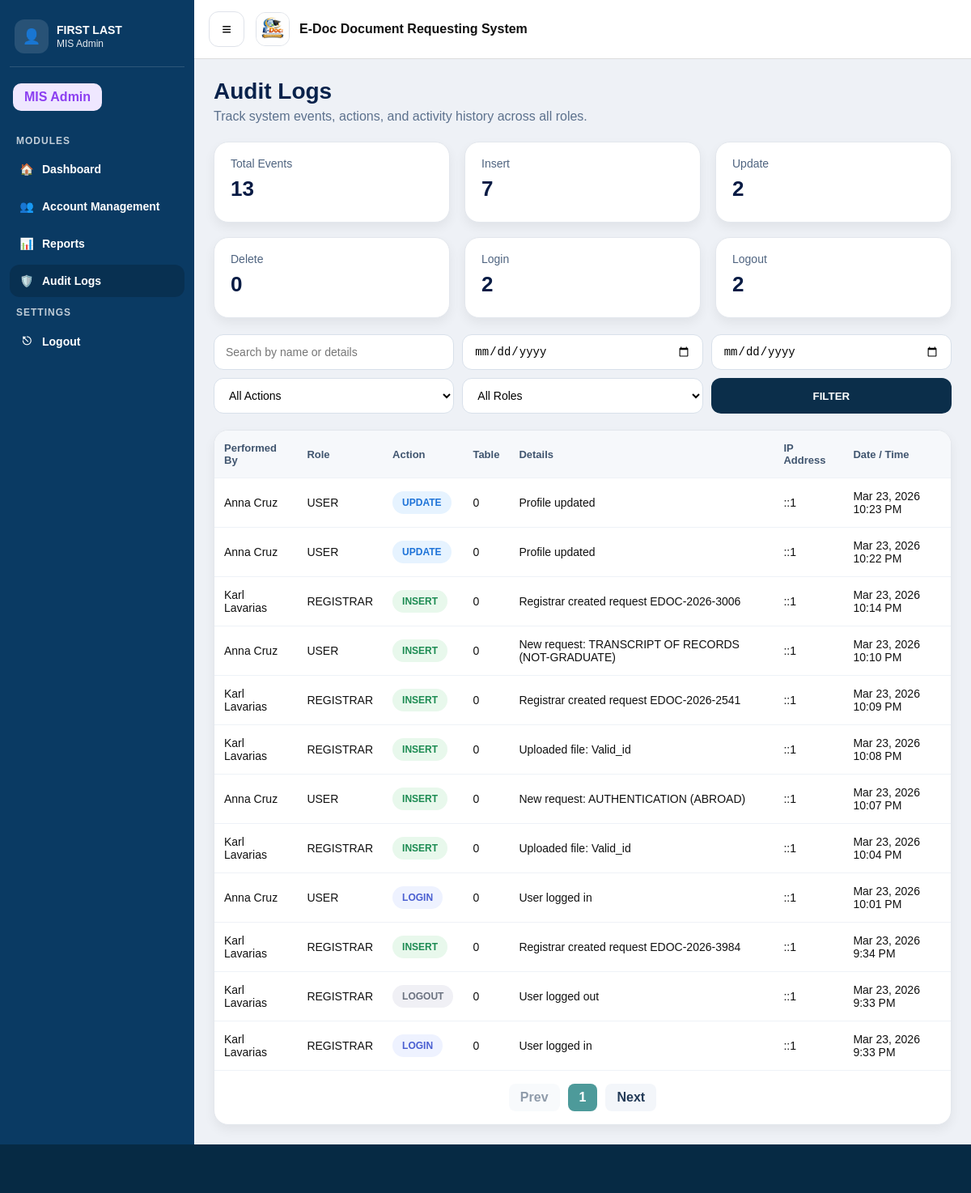
Screenshot of /mis/audit_logs.php (signed in) with the database file from the repository.
### tables this page shows
CREATE TABLE `users` (
  `id` int(11) NOT NULL,
  `first_name` varchar(50) NOT NULL,
  `middle_name` varchar(50) DEFAULT NULL,
  `last_name` varchar(50) NOT NULL,
  `suffix` varchar(20) DEFAULT NULL,
  `student_id` varchar(50) DEFAULT NULL,
  `full_name` varchar(100) NOT NULL,
  `email` varchar(100) NOT NULL,
  `password` varchar(255) NOT NULL,
  `role` enum('USER','REGISTRAR','MIS') DEFAULT 'USER',
  `created_at` timestamp NOT NULL DEFAULT current_timestamp(),
  `gender` varchar(10) DEFAULT NULL,
  `address` varchar(255) DEFAULT NULL,
  `contact_number` varchar(30) DEFAULT NULL,
  `course` varchar(80) DEFAULT NULL,
  `major` varchar(80) DEFAULT NULL,
  `year_graduated` varchar(10) DEFAULT NULL,
  `verification_status` enum('PENDING','VERIFIED','REJECTED') DEFAULT 'PENDING',
  `id_front_path` varchar(255) DEFAULT NULL,
  `id_back_path` varchar(255) DEFAULT NULL,
  `face_path` varchar(255) DEFAULT NULL
);

CREATE TABLE `audit_logs` (
  `id` int(11) NOT NULL,
  `user_id` int(11) DEFAULT NULL COMMENT 'FK to users.id — NULL for unauthenticated actions (signup)',
  `action` varchar(10) NOT NULL COMMENT 'INSERT, UPDATE, DELETE, LOGIN, LOGOUT',
  `table_name` varchar(50) NOT NULL COMMENT 'The database table affected',
  `record_id` int(11) DEFAULT NULL COMMENT 'PK of the affected row — NULL for login/logout',
  `details` text DEFAULT NULL COMMENT 'Human-readable context about the action',
  `ip_address` varchar(45) DEFAULT NULL COMMENT 'Client IP address (supports IPv6)',
  `created_at` timestamp NOT NULL DEFAULT current_timestamp()
);

### includes/helpers.php (called while the page is built, shortened)
<?php
function h(?string $s): string {
    return htmlspecialchars((string)($s ?? ""), ENT_QUOTES, "UTF-8");
}

### mis/audit_logs.php (the view, shortened to what this page needs)
<?php
require_once __DIR__ . "/../includes/helpers.php";
$misId = (int)$_SESSION["user_id"];
$misName = "MIS Admin";
$me = $conn->prepare("SELECT first_name, last_name FROM users WHERE id=? LIMIT 1");
$me->bind_param("i", $misId);
$me->execute();
$mr = $me->get_result()->fetch_assoc();
if ($mr) {
  $misName = trim(($mr["first_name"] ?? "") . " " . ($mr["last_name"] ?? ""));
}
$q            = trim($_GET["q"] ?? "");
$dateFrom     = trim($_GET["date_from"] ?? "");
$dateTo       = trim($_GET["date_to"] ?? "");
$where  = " WHERE 1=1 ";
$params = [];
$types  = "";
function getAuditCount(mysqli $conn, string $where, string $types, array $params, string $extra = ""): int {
  $sql = "
    SELECT COUNT(*) AS c
    FROM audit_logs al
    LEFT JOIN users u ON u.id = al.user_id
    $where $extra
  ";
  $stmt = $conn->prepare($sql);
  $stmt->execute();
  return (int)($stmt->get_result()->fetch_assoc()["c"] ?? 0);
}
$totalEvents = getAuditCount($conn, $where, $types, $params);
$totalInsert = getAuditCount($conn, $where, $types, $params, " AND al.action='INSERT'");
$totalUpdate = getAuditCount($conn, $where, $types, $params, " AND al.action='UPDATE'");
$totalDelete = getAuditCount($conn, $where, $types, $params, " AND al.action='DELETE'");
$totalLogin  = getAuditCount($conn, $where, $types, $params, " AND al.action='LOGIN'");
$totalLogout = getAuditCount($conn, $where, $types, $params, " AND al.action='LOGOUT'");
$page    = max(1, (int)($_GET["page"] ?? 1));
$perPage = 12;
$offset  = ($page - 1) * $perPage;
$countSql  = "SELECT COUNT(*) c FROM audit_logs al LEFT JOIN users u ON u.id = al.user_id $where";
$countStmt = $conn->prepare($countSql);
$countStmt->execute();
$total      = (int)($countStmt->get_result()->fetch_assoc()["c"] ?? 0);
$totalPages = max(1, (int)ceil($total / $perPage));
$sql = "
SELECT
  al.id,
  al.action,
  al.table_name,
  al.record_id,
  al.details,
  al.ip_address,
  al.created_at,
  al.user_id,
  COALESCE(CONCAT(u.first_name, ' ', u.last_name), '—') AS performed_by,
  COALESCE(u.role, '—') AS user_role
FROM audit_logs al
LEFT JOIN users u ON u.id = al.user_id
$where
ORDER BY al.created_at DESC, al.id DESC
LIMIT $perPage OFFSET $offset
";
$stmt = $conn->prepare($sql);
$stmt->execute();
$logs = $stmt->get_result()->fetch_all(MYSQLI_ASSOC);
function actionBadgeClass($action) {
  return match(strtoupper(trim((string)$action))) {
    "INSERT" => "act-create",
    "UPDATE" => "act-update",
    "DELETE" => "act-delete",
    "LOGIN"  => "act-login",
    "LOGOUT" => "act-logout",
    default  => "act-default"
  };
}
?>
<!DOCTYPE html>
<html lang="en">
<head>
  <link rel="stylesheet" href="../assets/css/mis_audit_logs.css">
</head>
<body>
<div class="layout">
  <aside class="sidebar" id="sidebar">
    <div class="sb-user">
      <div class="avatar">👤</div>
      <div class="meta">
        <div class="name"><?= h($misName) ?></div>
        <div class="role">MIS Admin</div>
      </div>
    </div>
    <div class="sb-badge">MIS Admin</div>
    <div class="sb-section-title">MODULES</div>
    <nav class="sb-nav">
      <a class="sb-item" href="dashboard.php"><span class="sb-icon">🏠</span>Dashboard</a>
      <a class="sb-item" href="account_management.php"><span class="sb-icon">👥</span>Account Management</a>
      <a class="sb-item" href="reports.php"><span class="sb-icon">📊</span>Reports</a>
      <a class="sb-item active" href="audit_logs.php"><span class="sb-icon">🛡️</span>Audit Logs</a>
    </nav>
    <div class="sb-section-title">SETTINGS</div>
    <nav class="sb-nav">
      <a class="sb-item" href="../auth/logout.php"><span class="sb-icon">⎋</span>Logout</a>
    </nav>
  </aside>
  <div class="main">
    <header class="topbar">
      <button class="hamburger" type="button" onclick="toggleSidebar()">≡</button>
      <div class="brand">
        <div class="logo">
          <img src="../assets/img/edoc-logo.jpeg" alt="E-Doc">
        </div>
        <div>E-Doc Document Requesting System</div>
      </div>
    </header>
    <main class="container">
      <div class="page-head">
        <h1>Audit Logs</h1>
        <p>Track system events, actions, and activity history across all roles.</p>
      </div>
      <section class="stats-grid">
        <div class="stat-card">
          <div class="stat-label">Total Events</div>
          <div class="stat-value"><?= $totalEvents ?></div>
        </div>
        <div class="stat-card">
          <div class="stat-label">Insert</div>
          <div class="stat-value"><?= $totalInsert ?></div>
        </div>
        <div class="stat-card">
          <div class="stat-label">Update</div>
          <div class="stat-value"><?= $totalUpdate ?></div>
        </div>
        <div class="stat-card">
          <div class="stat-label">Delete</div>
          <div class="stat-value"><?= $totalDelete ?></div>
        </div>
        <div class="stat-card">
          <div class="stat-label">Login</div>
          <div class="stat-value"><?= $totalLogin ?></div>
        </div>
        <div class="stat-card">
          <div class="stat-label">Logout</div>
          <div class="stat-value"><?= $totalLogout ?></div>
        </div>
      </section>
      <form class="toolbar" method="GET" action="audit_logs.php">
        <input type="text" name="q" placeholder="Search by name or details" value="<?= h($q) ?>">
        <input type="date" name="date_from" value="<?= h($dateFrom) ?>">
        <input type="date" name="date_to" value="<?= h($dateTo) ?>">
        <select name="action">
          <option value="">All Actions</option>
        </select>
        <select name="role">
          <option value="">All Roles</option>
        </select>
        <button class="filter-btn" type="submit">FILTER</button>
      </form>
      <section class="table-card">
        <table>
          <thead>
            <tr>
              <th>Performed By</th>
              <th>Role</th>
              <th>Action</th>
              <th>Table</th>
              <th>Details</th>
              <th>IP Address</th>
              <th>Date / Time</th>
            </tr>
          </thead>
          <tbody>
            <?php if (!$logs): ?>
              <tr>
                <td colspan="7" class="empty-row">No logs found.</td>
              </tr>
            <?php else: ?>
              <?php foreach($logs as $log): ?>
                <tr>
                  <td><?= h($log["performed_by"]) ?></td>
                  <td><?= h($log["user_role"]) ?></td>
                  <td>
                    <span class="action-pill <?= actionBadgeClass($log["action"]) ?>">
                      <?= h($log["action"]) ?>
                    </span>
                  </td>
                  <td><?= h($log["table_name"]) ?></td>
                  <td><?= h($log["details"] ?? "") ?></td>
                  <td><?= h($log["ip_address"] ?? "—") ?></td>
                  <td><?= date("M d, Y g:i A", strtotime($log["created_at"])) ?></td>
                </tr>
              <?php endforeach; ?>
            <?php endif; ?>
          </tbody>
        </table>
        <div class="pagination">
          <?php
            $prev = max(1, $page - 1);
            $next = min($totalPages, $page + 1);
          ?>
          <a href="audit_logs.php?<?= http_build_query(array_merge($_GET, ["page"=>$prev])) ?>" class="<?= $page <= 1 ? 'disabled' : '' ?>">Prev</a>
          <div class="current"><?= $page ?></div>
          <a href="audit_logs.php?<?= http_build_query(array_merge($_GET, ["page"=>$next])) ?>" class="<?= $page >= $totalPages ? 'disabled' : '' ?>">Next</a>
        </div>
      </section>
    </main>
  </div>
</div>
<div class="footer-bar"></div>
</body>
</html>

### assets/css/mis_audit_logs.css (style rules this page uses)
* { box-sizing:border-box; }
body { margin:0; font-family:Arial, sans-serif; background:#eef1f6; color:#111; }
.layout { display:flex; min-height:100vh; }
.sidebar { width:240px; background:#0a3a63; color:#fff; padding:16px 12px; flex-shrink:0; }
.sb-user { display:flex; align-items:center; gap:10px; padding:8px 6px 16px; border-bottom:1px solid rgba(255,255,255,.14); margin-bottom:14px; }
.avatar { width:42px; height:42px; border-radius:12px; background:rgba(255,255,255,.12); display:grid; place-items:center; font-size:18px; }
.meta .name { font-weight:900; font-size:14px; }
.meta .role { font-size:12px; opacity:.9; margin-top:2px; }
.sb-badge { display:inline-block; background:#efe7ff; color:#8c3ff1; font-weight:700; padding:8px 14px; border-radius:10px; margin:6px 4px 18px; }
.sb-section-title { font-size:12px; font-weight:900; letter-spacing:1px; opacity:.75; margin:12px 8px 8px; }
.sb-nav { display:flex; flex-direction:column; gap:6px; }
.sb-item { display:flex; align-items:center; gap:10px; text-decoration:none; color:#fff; padding:12px 12px; border-radius:12px; font-weight:800; font-size:14px; }
.sb-item.active { background:rgba(0, 0, 0, 0.18); color:#ffffff; }
.sb-icon { width:18px; text-align:center; }
.main { flex:1; min-width:0; }
.topbar { display:flex; align-items:center; gap:14px; padding:14px 18px; background:#fff; border-bottom:1px solid #ddd; }
.hamburger { width:44px; height:44px; border:1px solid #dfe3ea; border-radius:12px; background:#fff; cursor:pointer; font-size:20px; font-weight:900; }
.brand { display:flex; align-items:center; gap:12px; font-weight:900; font-size:16px; }
.logo { width:42px; height:42px; border-radius:12px; border:1px solid #dfe3ea; background:#fafafa; overflow:hidden; display:flex; align-items:center; justify-content:center; }
.logo img { width:100%; height:100%; object-fit:cover; }
.container { padding:24px; }
.page-head h1 { margin:0; font-size:28px; color:#08224b; font-weight:900; }
.page-head p { color:#5c718d; margin:6px 0 22px; }
.stats-grid { display:grid; grid-template-columns:repeat(4, 1fr); gap:18px; margin-bottom:20px; }
.stat-card { background:#fff; border:1px solid #e3e7ed; border-radius:18px; box-shadow:0 6px 14px rgba(0,0,0,.06); padding:18px 20px; min-height:100px; }
.stat-label { font-size:14px; color:#4f6480; margin-bottom:8px; }
.stat-value { font-size:26px; font-weight:900; color:#081b44; }
.toolbar { display:grid; grid-template-columns:1.3fr 180px 180px 180px 160px 120px; gap:10px; margin:20px 0; }
.toolbar input, .toolbar select { padding:12px 14px; border-radius:12px; border:1px solid #d8e0ea; background:#fff; font-size:14px; }
.filter-btn { background:#0b2e4a; color:#fff; border:none; border-radius:12px; font-weight:800; cursor:pointer; }
.table-card { background:#fff; border-radius:18px; box-shadow:0 6px 14px rgba(0,0,0,.06); overflow:hidden; border:1px solid #e3e7ed; }
table { width:100%; border-collapse:collapse; }
thead { background:#f6f8fb; }
th, td { padding:14px 12px; border-bottom:1px solid #eef2f7; text-align:left; font-size:14px; vertical-align:middle; }
th { color:#40556f; font-size:13px; font-weight:800; }
.action-pill { display:inline-block; padding:7px 12px; border-radius:999px; font-size:12px; font-weight:800; }
.act-create { background:#e8f8ec; color:#1c8b52; }
.act-update { background:#e6f3ff; color:#1e73d8; }
.act-login { background:#eef2ff; color:#4a5fd1; }
.act-logout { background:#f0f0f5; color:#6b7280; }
.pagination { display:flex; justify-content:center; align-items:center; gap:10px; padding:16px; }
.pagination a { padding:8px 14px; background:#f3f6fa; border-radius:8px; text-decoration:none; color:#223a57; font-weight:700; }
.pagination a.disabled { opacity:.5; pointer-events:none; }
.current { padding:8px 14px; background:#4d9a9a; color:#fff; border-radius:8px; font-weight:700; }
.footer-bar { height:60px; background:#062a44; margin-top:auto; }
@media (max-width: 1200px) { .stats-grid { grid-template-columns:repeat(3, 1fr); } }
@media (max-width: 1200px) { .toolbar { grid-template-columns:1fr 1fr 1fr; } }

### rows the page displays
users: misName "FIRST LAST"
audit_logs: performed_by "Anna Cruz", user_role "USER", action "UPDATE", table_name "0", details "Profile updated", ip_address "::1", created_at "Mar 23, 2026 10:23 PM"
audit_logs: performed_by "Anna Cruz", user_role "USER", action "UPDATE", table_name "0", details "Profile updated", ip_address "::1", created_at "Mar 23, 2026 10:22 PM"
audit_logs: performed_by "Karl Lavarias", user_role "REGISTRAR", action "INSERT", table_name "0", details "Registrar created request EDOC-2026-3006", ip_address "::1", created_at "Mar 23, 2026 10:14 PM"
audit_logs: performed_by "Anna Cruz", user_role "USER", action "INSERT", table_name "0", details "New request: TRANSCRIPT OF RECORDS (NOT-GRADUATE)", ip_address "::1", created_at "Mar 23, 2026 10:10 PM"
audit_logs: performed_by "Karl Lavarias", user_role "REGISTRAR", action "INSERT", table_name "0", details "Registrar created request EDOC-2026-2541", ip_address "::1", created_at "Mar 23, 2026 10:09 PM"
audit_logs: performed_by "Karl Lavarias", user_role "REGISTRAR", action "INSERT", table_name "0", details "Uploaded file: Valid_id", ip_address "::1", created_at "Mar 23, 2026 10:08 PM"
audit_logs: performed_by "Anna Cruz", user_role "USER", action "INSERT", table_name "0", details "New request: AUTHENTICATION (ABROAD)", ip_address "::1", created_at "Mar 23, 2026 10:07 PM"
audit_logs: performed_by "Karl Lavarias", user_role "REGISTRAR", action "INSERT", table_name "0", details "Uploaded file: Valid_id", ip_address "::1", created_at "Mar 23, 2026 10:04 PM"
audit_logs: performed_by "Anna Cruz", user_role "USER", action "LOGIN", table_name "0", details "User logged in", ip_address "::1", created_at "Mar 23, 2026 10:01 PM"
audit_logs: performed_by "Karl Lavarias", user_role "REGISTRAR", action "INSERT", table_name "0", details "Registrar created request EDOC-2026-3984", ip_address "::1", created_at "Mar 23, 2026 9:34 PM"
audit_logs: performed_by "Karl Lavarias", user_role "REGISTRAR", action "LOGOUT", table_name "0", details "User logged out", ip_address "::1", created_at "Mar 23, 2026 9:33 PM"
audit_logs: performed_by "Karl Lavarias", user_role "REGISTRAR", action "LOGIN", table_name "0", details "User logged in", ip_address "::1", created_at "Mar 23, 2026 9:33 PM"

### other values shown
$totalEvents "13"
$totalInsert "7"
$totalUpdate "2"
$totalDelete "0"
$totalLogin "2"
$totalLogout "2"
$page "1"
